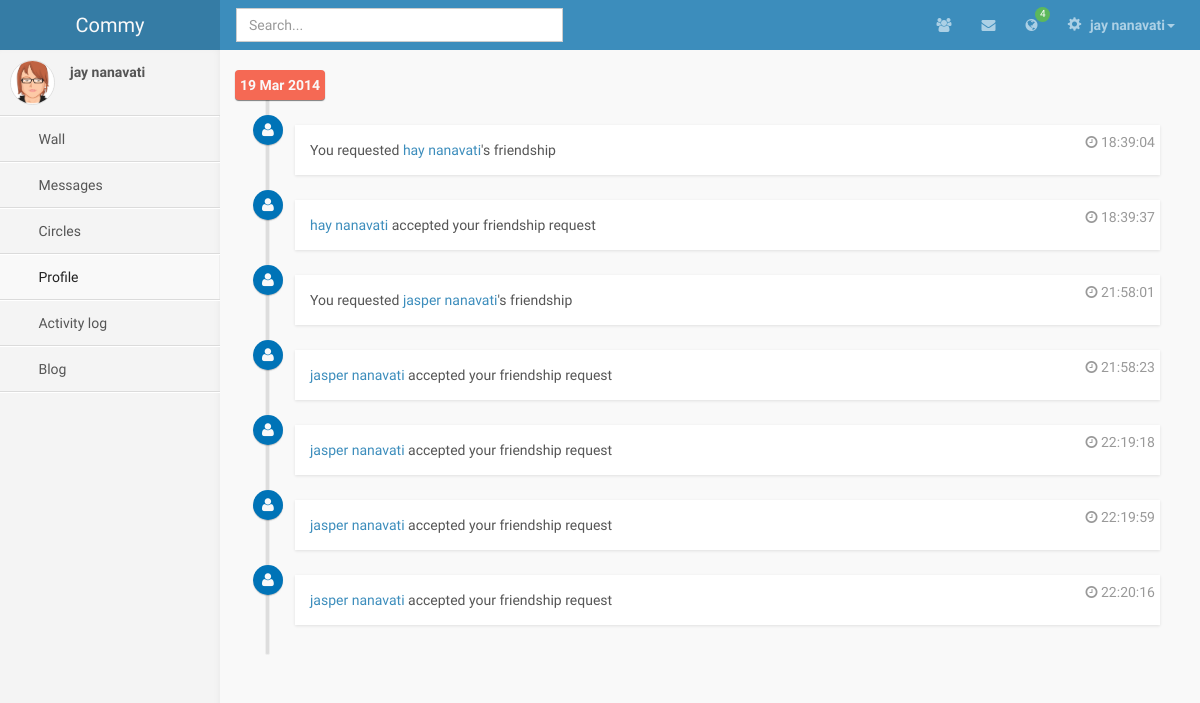
The page /activity.php (signed in) on the database its author committed.
### tables this page shows
CREATE TABLE IF NOT EXISTS `profile` (
  `id` int(11) NOT NULL AUTO_INCREMENT,
  `main_type` int(11) NOT NULL,
  `name` varchar(512) NOT NULL,
  `surname` varchar(512) NOT NULL,
  `profile_photo_id` int(11) DEFAULT NULL,
  `cover_photo_id` int(11) DEFAULT NULL,
  `dob` date NOT NULL,
  `email` varchar(512) NOT NULL,
  `password` varchar(512) NOT NULL,
  PRIMARY KEY (`id`),
  KEY `profile_photo_id` (`profile_photo_id`),
  KEY `cover_photo_id` (`cover_photo_id`)
);

CREATE TABLE IF NOT EXISTS `activity` (
  `id` int(11) NOT NULL AUTO_INCREMENT,
  `from_user_id` int(11) NOT NULL,
  `to_user_id` int(11) DEFAULT NULL,
  `main_type` int(11) NOT NULL,
  `sub_type` int(11) NOT NULL,
  `object_id` int(11) NOT NULL,
  `created_date` timestamp NOT NULL DEFAULT CURRENT_TIMESTAMP,
  PRIMARY KEY (`id`),
  KEY `to_user_id` (`to_user_id`),
  KEY `from_user_id` (`from_user_id`)
);

### activity.php (the view, shortened to what this page needs)
<!DOCTYPE HTML>
<html>
    <head>
         <?PHP
            require("includes/php-includes.php");
            require("includes/html-includes.php");
            if ($result = $mysqli->query("SELECT * FROM profile WHERE id = (SELECT profile_id FROM user WHERE id = " . $_SESSION["user_id"] . ") LIMIT 1"))
            {
                $profile = $result->fetch_object();
            }
        ?>
        <link href="css/activity.css" rel="stylesheet" type="text/css" />
    </head>
    <body class="skin-blue">
        <?PHP
			require("includes/header.php");
        ?>
        <div class="wrapper row-offcanvas row-offcanvas-left">
            <?PHP include_once('includes/sidebar.php'); ?>
            <aside class="right-side">
                <section class="content">
                    <div class="row">
                        <div class="col-md-12">
                            <ul class="timeline">
                                <?PHP
                                    if ($result = $mysqli->query("SELECT * FROM activity WHERE from_user_id = " . $_SESSION["user_id"] . " OR to_user_id = " . $_SESSION["user_id"] . " ORDER BY created_date ASC"))
                                    {
                                        $currentDate = 0;
                                        for ($i = 0; $i < $result->num_rows; $i++)
                                        {
                                            $activity = $result->fetch_object();
                                            $date = floor(strtotime($activity->created_date) / 86400);
                                            if ($date != $currentDate)
                                            {
                                                $currentDate = $date;
                                                echo "
                                                        <li class='time-label'>
                                                            <span class='bg-red'>
                                                                " . date("d M Y", strtotime($activity->created_date)). "
                                                            </span>
                                                        </li>
                                                        ";
                                            }
                                            echo "<li>";
                                            if ($activity->main_type == 0)
                                            {
                                                if ($activity->sub_type == 0)
                                                {
                                                    if ($activity->from_user_id == $_SESSION["user_id"])
                                                    {
                                                        $otherPerson = $mysqli->query("SELECT * FROM profile WHERE id = (SELECT profile_id FROM user WHERE id = $activity->to_user_id LIMIT 1) LIMIT 1")->fetch_object();
                                                        echo "<i class='fa fa-user bg-blue'></i><div class='timeline-item'><span class='time'><i class='fa fa-clock-o'></i> " . date("H:i:s", strtotime($activity->created_date)) . "</span><div class='timeline-body'>You requested <a href='view_profile.php?id=$activity->to_user_id'>$otherPerson->name $otherPerson->surname</a>'s friendship</div></div>";
                                                    }
                                                }
                                            }
                                            else
                                            if ($activity->main_type == 2)
                                            {
                                                if ($activity->sub_type == 1)
                                                {
                                                    if ($activity->from_user_id == $_SESSION["user_id"])
                                                    {
                                                        $otherPerson = $mysqli->query("SELECT * FROM profile WHERE id = (SELECT profile_id FROM user WHERE id = $activity->to_user_id LIMIT 1) LIMIT 1")->fetch_object();
                                                        echo "<i class='fa fa-user bg-blue'></i><div class='timeline-item'><span class='time'><i class='fa fa-clock-o'></i> " . date("H:i:s", strtotime($activity->created_date)) . "</span><div class='timeline-body'>You accepted <a href='view_profile.php?id=$activity->to_user_id'>$otherPerson->name $otherPerson->surname</a>'s friendship request</div></div>";
                                                    }
                                                    else
                                                    if ($activity->to_user_id == $_SESSION["user_id"])
                                                    {
                                                        $otherPerson = $mysqli->query("SELECT * FROM profile WHERE id = (SELECT profile_id FROM user WHERE id = $activity->from_user_id LIMIT 1) LIMIT 1")->fetch_object();
                                                        echo "<i class='fa fa-user bg-blue'></i><div class='timeline-item'><span class='time'><i class='fa fa-clock-o'></i> " . date("H:i:s", strtotime($activity->created_date)) . "</span><div class='timeline-body'><a href='view_profile.php?id=$activity->from_user_id'>$otherPerson->name $otherPerson->surname</a> accepted your friendship request</div></div>";
                                                    }
                                                }
                                            }
                                            echo "</li>";
                                        }
                                    }
                                ?>
                            </ul>
                        </div>
                    </div>
                </section>
            </aside>
        </div>
	    </body>
</html>

### includes/html-includes.php (shortened to what this page needs)
      <link href="css/bootstrap.min.css" rel="stylesheet" type="text/css" />
      <link href="css/font-awesome.min.css" rel="stylesheet" type="text/css" />
      <link href="css/ionicons.min.css" rel="stylesheet" type="text/css" />
      <link href="css/morris/morris.css" rel="stylesheet" type="text/css" />
      <link href="css/jvectormap/jquery-jvectormap-1.2.2.css" rel="stylesheet" type="text/css" />
      <link href="css/fullcalendar/fullcalendar.css" rel="stylesheet" type="text/css" />
      <link href="css/daterangepicker/daterangepicker-bs3.css" rel="stylesheet" type="text/css" />
      <link href="css/bootstrap-wysihtml5/bootstrap3-wysihtml5.min.css" rel="stylesheet" type="text/css" />
      <link href="css/AdminLTE.css" rel="stylesheet" type="text/css" />
      <link href="css/global.css" rel="stylesheet" type="text/css" />
<link rel="stylesheet" href="css/jquery.fileupload.css">

### includes/header.php (shortened to what this page needs)
<?PHP
	$friend_requests = 0;
	$messages = 0;
	$general_notifs = 0;
	if ($result = $mysqli->query("SELECT * FROM notification,activity WHERE notification.activity_id=activity.id AND notification.target_id=".$_SESSION["user_id"]))
            {
				while($row = $result->fetch_assoc()){
					if($row['main_type']==0){
						if($row['seen']==0){
							$friend_requests++;
						}
					}else if($row['main_type']==1){
						if($row['seen']==0){
							$messages++;
						}
					}else if($row['main_type']==2){
						if($row['seen']==0){
							$general_notifs++;
						}
					}
				}
            }
?>
        <header class="header">
            <a class="logo" href="#">Commy</a>
            <nav class="navbar navbar-static-top" role="navigation">
                <input type="text" autocomplete="off" name="q" id="search_box" class="form-control searchbox"  placeholder="Search..." style="margin-left:16px;">
                <div class="navbar-right">
                    <ul class="nav navbar-nav">
                        <li class="dropdown messages-menu" id="friend-request-icon">
                            <a href="#" class="dropdown-toggle" data-toggle="dropdown" id="friend-request-notif">
                                <i class="fa fa-users"></i>
                            </a>
                        </li>
                        <li class="dropdown messages-menu">
                            <a href="#" class="dropdown-toggle" data-toggle="dropdown" >
                                <i class="fa fa-envelope"></i>
							</a>
                        </li>
                        <li class="dropdown messages-menu" id="general-notif-icon">
                            <a href="#" class="dropdown-toggle" data-toggle="dropdown" id="general-notif">
                                <i class="fa fa-globe"></i>
								<?PHP
									if($general_notifs>0){
										echo '<span class="label label-success" id="general-notif-count">'.$general_notifs.'</span>';
									}
								?>
                            </a>
                        </li>
                        <li class="dropdown user user-menu">
                            <a href="#" class="dropdown-toggle" data-toggle="dropdown">
                                <i class="glyphicon glyphicon-cog"></i>
                                <span><?PHP
                                    if (isset($profile)) {
                                        echo $profile->name . " " . $profile->surname;
                                    }
                                ?><i class="caret"></i></span>
                            </a>
									<?PHP
									$profile_photo_url="img/avatar3.png";
									?>
                        </li>
                    </ul>
                </div>
            </nav>
        </header>

### includes/sidebar.php
      <aside class="left-side sidebar-offcanvas">
          <section class="sidebar">
              <div class="user-panel">
                  <div class="pull-left image">
	<?PHP
                      echo '<img src="'.$profile_photo_url.'" class="img-circle" alt="User Image" />';
	?>
</div>
                  <div class="pull-left info">
                      <p><?PHP
                          if (isset($profile)) {
                              echo $profile->name . " " . $profile->surname;
                          }
                      ?></p>
                  </div>
              </div>
              <ul class="sidebar-menu">
                  <li>
                      <a href="wall.php">
                          <i class="fa"></i> <span>Wall</span>
                      </a>
                  </li>
                  <li>
                      <a href="messages.php">
                          <i class="fa"></i> <span>Messages</span>
                      </a>
                  </li>
                  <li>
                      <a href="circles.php">
                          <i class="fa"></i> <span>Circles</span>
                      </a>
                  </li>
                  <li class="active">
                      <a href="profile.php">
                          <i class="fa"></i> <span>Profile</span>
                      </a>
                  </li>
                  <li>
                      <a href="activity.php">
                          <i class="fa"></i> <span>Activity log</span>
                      </a>
                  </li>
                  <li>
                      <a href="blog.php">
                          <i class="fa"></i> <span>Blog</span>
                      </a>
                  </li>
              </ul>
          </section>
      </aside>

### css/global.css (style rules this page uses)
.searchbox { width: 33.33%; margin: 8px auto; }
.navbar-right { display: inline-block; margin-top: -50px; }

### rows shown on the page
profile: name "jay", surname "nanavati"
activity: created_date "19 Mar 2014", created_date "18:39:04", profile.name "hay", profile.surname "nanavati"
activity: created_date "18:39:37", profile.name "hay", profile.surname "nanavati"
activity: created_date "21:58:01", profile.name "jasper", profile.surname "nanavati"
activity: created_date "21:58:23", profile.name "jasper", profile.surname "nanavati"
activity: created_date "22:19:18", profile.name "jasper", profile.surname "nanavati"
activity: created_date "22:19:59", profile.name "jasper", profile.surname "nanavati"
activity: created_date "22:20:16", profile.name "jasper", profile.surname "nanavati"

### other values the page prints
$general_notifs "4"
